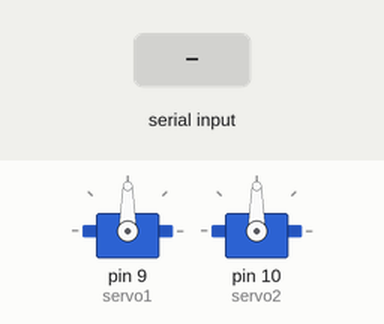
Simulated run of this sketch. Board: Arduino Uno, built with avr-gcc and run on an emulated ATmega328P. Shown: 2 × servo. Inputs (shaded band) come from the test bench.

Above: at 1.2 s.
1.3 s: "90,45\n" received over Serial
At 2.5 s:
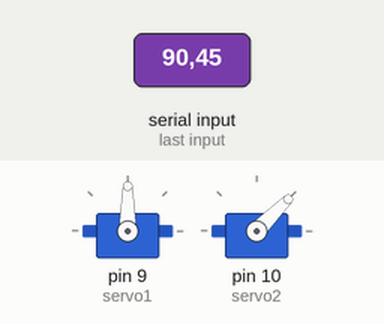
2.8 s: "30,150\n" received over Serial
At 3.7 s:
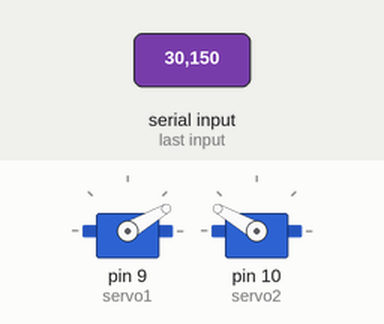
4.3 s: "5\n" received over Serial
At 4.8 s:
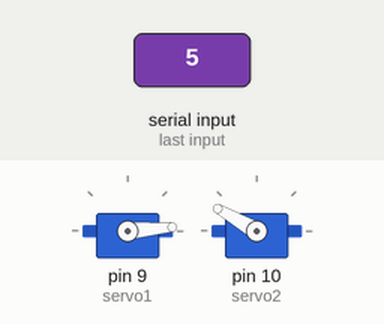
5.8 s: "90\n" received over Serial
At 7.0 s:
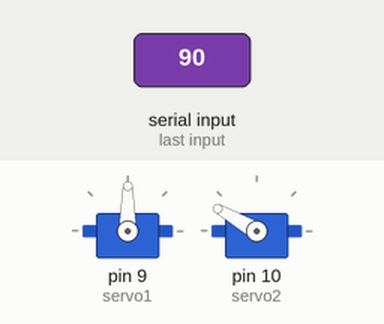
7.3 s: "1,90\n" received over Serial
At 8.3 s:
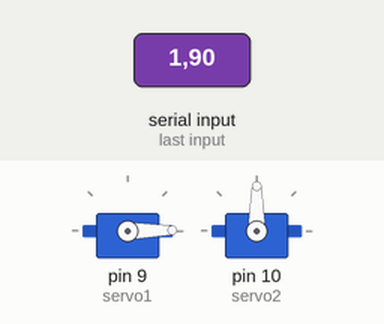
Timing chart, 0 to 9.8 s (numbered marks = the images above; inputs shaded):
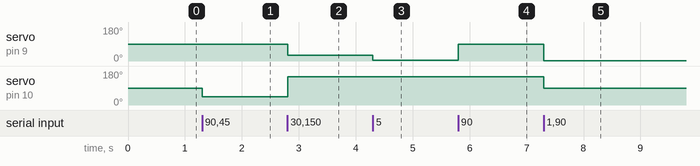

The sketch:

arduino.ino
```cpp
#include <Servo.h>

Servo servo1;
Servo servo2;

void setup() {
  Serial.begin(57600);
  servo1.attach(9);
  servo2.attach(10);
}

void loop() {
  if (Serial.available() > 0) {
    String line = Serial.readStringUntil('\n');
    line.trim();  // get rid of unwanted characters
    // first value
    int end = line.indexOf(',');
    String field = (end != -1) ? line.substring(0, end) : line;
    if (field.length() > 0) {
      int value = field.toInt();
      if (value >= 0 && value <= 180) {
        servo1.write(value);  // moves the servo motor
      }
    }
    // second value
    if (end != -1) {
      int start = end+1;
      end = line.indexOf(',', start);
      field = (end != -1) ? line.substring(start, end) : line.substring(start);
      if (field.length() > 0) {
        int value = field.toInt();
        if (value >= 0 && value <= 180) {
          servo2.write(value);  // moves the servo motor
        }
      }
    }
  }
}
```

Measured:
- after the input at 1.3 s, servo on pin 10 (servo2): 90° → 45° at once
- after the input at 2.8 s, servo on pin 9 (servo1): 90° → 30° at once; servo on pin 10 (servo2): 45° → 150° at once
- after the input at 4.3 s, servo on pin 9 (servo1): 30° → 5° at once
- after the input at 5.8 s, servo on pin 9 (servo1): 5° → 90° at once
- after the input at 7.3 s, servo on pin 9 (servo1): 90° → 1° at once; servo on pin 10 (servo2): 150° → 90° at once
